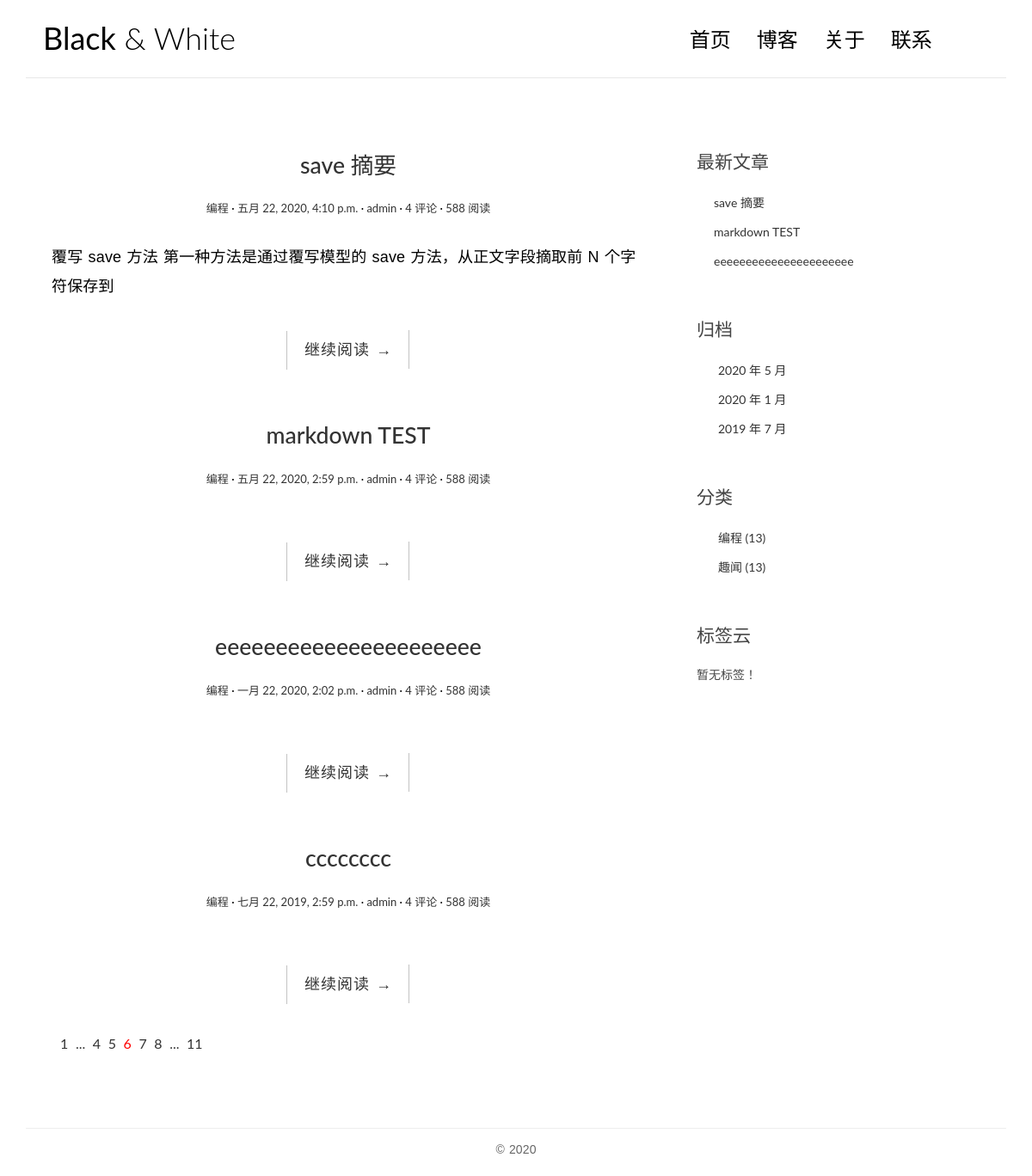
The page / on the database its author committed.
### blog/models.py (models this page shows, shortened)
class Post(models.Model):
    title = models.CharField(max_length=70)
    body = models.TextField()
    created_time = models.DateTimeField(auto_now_add=True)
    modified_time = models.DateTimeField(auto_now=True)
    excerpt = models.CharField(max_length=200, blank=True)
    category = models.ForeignKey(Category, on_delete=models.CASCADE)
    tags = models.ManyToManyField(Tag, blank=True)
    author = models.ForeignKey(User, on_delete=models.CASCADE)
    class Meta:
        verbose_name = '文章'
        verbose_name_plural = verbose_name
    def get_absolute_url(self):
        return reverse('blog:detail', kwargs={'pk': self.pk})

class Category(models.Model):
    name = models.CharField(max_length=100)
    class Meta:
        verbose_name = '分类'
        verbose_name_plural = verbose_name
    def __str__(self):
        return self.name

### blog/views.py (the view)
# urls.py: path('', views.index, name='index'),
def index(request):
    post_list = Post.objects.all().order_by('-created_time')
    return render(request, 'blog/index.html', context={'post_list': post_list})

### blog/templatetags/blog_extras.py (called while the page is built)
@register.inclusion_tag('blog/inclusions/_recent_posts.html', takes_context=True)
def show_recent_posts(context, num=3):
    return {
        'recent_post_list': models.Post.objects.all().order_by('-created_time')[:num]
    }

@register.inclusion_tag('blog/inclusions/_archives.html', takes_context=True)
def show_archives(context):
    return {
        'date_list': models.Post.objects.dates('created_time', 'month', order='DESC')
    }

@register.inclusion_tag('blog/inclusions/_categories.html', takes_context=True)
def show_categories(context):
    return {
        'category_list': models.Category.objects.all(),
    }

@register.inclusion_tag('blog/inclusions/_tags.html', takes_context=True)
def show_tags(context):
    return {
        'tag_list': models.Tag.objects.all(),
    }

### templates/blog/index.html
{% extends 'blog/base.html' %}
{% block main %}
    {% for post in post_list %}
        <article class="post post-{{ forloop.counter }}">
            <header class="entry-header">
                <h1 class="entry-title">
                    <a href="{{ post.get_absolute_url }}">{{ post.title }}</a>
                </h1>
                <div class="entry-meta">
                    <span class="post-category"><a href="#">{{ post.category }}</a></span>
                    <span class="post-date"><a href="#"><time class="entry-date"
                                                              datetime="{{ post.created_time }}">{{ post.created_time }}</time></a></span>
                    <span class="post-author"><a href="#">{{ post.author }}</a></span>
                    <span class="comments-link"><a href="#">4 评论</a></span>
                    <span class="views-count"><a href="#">588 阅读</a></span>
                </div>
            </header>
            <div class="entry-content clearfix">
                <p>{{ post.excerpt }}</p>
                <div class="read-more cl-effect-14">
                    <a href="{{ post.get_absolute_url }}" class="more-link">继续阅读 <span class="meta-nav">→</span></a>
                </div>
            </div>
        </article>
    {% empty %}
        <div class="no-post">暂时还没有发布的文章！</div>
    {% endfor %}
    <div class="pagination">
        <ul>
            <li><a href="">1</a></li>
            <li><a href="">...</a></li>
            <li><a href="">4</a></li>
            <li><a href="">5</a></li>
            <li class="current"><a href="">6</a></li>
            <li><a href="">7</a></li>
            <li><a href="">8</a></li>
            <li><a href="">...</a></li>
            <li><a href="">11</a></li>
        </ul>
    </div>
{% endblock %}

### templates/blog/inclusions/_recent_posts.html
<div class="widget widget-recent-posts">
  <h3 class="widget-title">最新文章</h3>
  <ul>
    {% for post in recent_post_list %}
      <li>
        <a href="{{ post.get_absolute_url }}">{{ post.title }}</a>
      </li>
    {% empty %}
      暂无文章！
    {% endfor %}
  </ul>
</div>

### templates/blog/inclusions/_categories.html
<div class="widget widget-category">
  <h3 class="widget-title">分类</h3>
  <ul>
    {% for category in category_list %}
      <li>
        <a href="{% url 'blog:category' category.pk %}">{{ category.name }} <span class="post-count">(13)</span></a>
      </li>
    {% empty %}
      暂无分类！
    {% endfor %}
  </ul>
</div>

### static/blog/css/custom.css (style rules this page uses)
* { outline: none; }
h1, h2, h3, h4, h5, h6 { margin-top: 0; }
a { color: #333; }
body { color: #444; font-family: 'Lato', sans-serif; }
p { font-family: 'Ubuntu', sans-serif; font-weight: 400; word-spacing: 1px; letter-spacing: 0.01em; }
.post { background: #fff; padding: 30px 30px 0; }
.entry-title { text-align: center; font-size: 1.9em; margin-bottom: 20px; line-height: 1.6; padding: 10px 20px 0; }
.entry-meta { text-align: center; color: #DDDDDD; font-size: 13px; margin-bottom: 30px; }
.entry-content { font-size: 18px; line-height: 1.9; font-weight: 300; color: #000; }
.post-category::after, .post-date::after, .post-author::after, .comments-link::after { content: ' ·'; color: #000; }
.read-more { font-family: 'Ubuntu', sans-serif; font-weight: 400; word-spacing: 1px; letter-spacing: 0.01em; text-align: center; margin-top: 20px; }
.cl-effect-14 a { padding: 0 20px; height: 45px; line-height: 45px; position: relative; display: inline-block; margin: 15px 25px; letter-spacing: 1px; font-weight: 400; text-shadow: 0 0 1px rgba(255, 255, 255, 0.3); }
.cl-effect-14 a::before, .cl-effect-14 a::after { position: absolute; width: 45px; height: 1px; background: #C3C3C3; content: ''; -webkit-transition: all 0.3s; -moz-transition: all 0.3s; transition: all 0.3s; pointer-events: none; }
.cl-effect-14 a::before { top: 0; left: 0; -webkit-transform: rotate(90deg); -moz-transform: rotate(90deg); transform: rotate(90deg); -webkit-transform-origin: 0 0; -moz-transform-origin: 0 0; transform-origin: 0 0; }
.cl-effect-14 a::after { right: 0; bottom: 0; -webkit-transform: rotate(90deg); -moz-transform: rotate(90deg); transform: rotate(90deg); -webkit-transform-origin: 100% 0; -moz-transform-origin: 100% 0; transform-origin: 100% 0; }
.widget { background: #fff; padding: 30px 0 0; }
.widget-title { font-size: 1.5em; margin-bottom: 20px; line-height: 1.6; padding: 10px 0 0; font-weight: 400; }
.widget-recent-posts ul { padding: 0; margin: 0; padding-left: 20px; }
.widget-recent-posts ul li { list-style-type: none; position: relative; line-height: 170%; margin-bottom: 10px; }
.widget-recent-posts ul li::before { content: '\f3d3'; font-family: "Ionicons"; position: absolute; left: -17px; top: 3px; font-size: 16px; color: #000; }
.widget-category ul { padding: 0; margin: 0; padding-left: 25px; }
.widget-category ul li { list-style-type: none; position: relative; line-height: 170%; margin-bottom: 10px; }
.widget-category ul li::before { content: '\f3fe'; font-family: "Ionicons"; position: absolute; left: -25px; top: 1px; font-size: 18px; color: #000; }
.pagination ul { list-style: none; }
.pagination ul li { display: inline-block; font-size: 16px; margin-right: 5px; }
.current a { color: red; }

### rows shown on the page
Post: title "save 摘要", category "编程", created_time "五月 22, 2020, 4:10 p.m.", author "admin", excerpt "覆写 save 方法 第一种方法是通过覆写模型的 save 方法，从正文字段摘取前 N 个字符保存到"
Post: title "markdown TEST", category "编程", created_time "五月 22, 2020, 2:59 p.m.", author "admin"
Post: title "eeeeeeeeeeeeeeeeeeeeee", category "编程", created_time "一月 22, 2020, 2:02 p.m.", author "admin"
Post: title "cccccccc", category "编程", created_time "七月 22, 2019, 2:59 p.m.", author "admin"
Category: name "编程"
Category: name "趣闻"

### other values the page prints
{{ date.year }} "2020" "2020" "2019"
{{ date.month }} "5" "1" "7"
